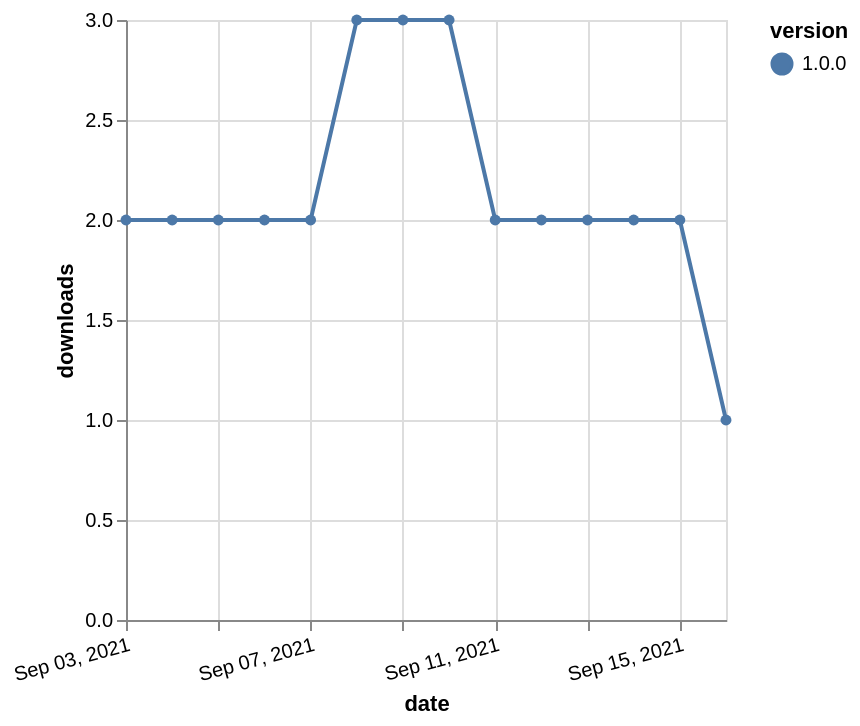

Source (Vega-Lite JSON):
### Vega-Lite specification from a JSON file in a GitHub repository (floating-point values rounded to 4 significant figures)
{"$schema": "https://vega.github.io/schema/vega-lite/v5.json", "description": "A simple bar chart with embedded data.", "data": {"values": [{"date": "2021-09-03", "total": 2138, "delta": 2, "version": "1.0.0"}, {"date": "2021-09-04", "total": 2140, "delta": 2, "version": "1.0.0"}, {"date": "2021-09-05", "total": 2142, "delta": 2, "version": "1.0.0"}, {"date": "2021-09-06", "total": 2144, "delta": 2, "version": "1.0.0"}, {"date": "2021-09-07", "total": 2146, "delta": 2, "version": "1.0.0"}, {"date": "2021-09-08", "total": 2149, "delta": 3, "version": "1.0.0"}, {"date": "2021-09-09", "total": 2152, "delta": 3, "version": "1.0.0"}, {"date": "2021-09-10", "total": 2155, "delta": 3, "version": "1.0.0"}, {"date": "2021-09-11", "total": 2157, "delta": 2, "version": "1.0.0"}, {"date": "2021-09-12", "total": 2159, "delta": 2, "version": "1.0.0"}, {"date": "2021-09-13", "total": 2161, "delta": 2, "version": "1.0.0"}, {"date": "2021-09-14", "total": 2163, "delta": 2, "version": "1.0.0"}, {"date": "2021-09-15", "total": 2165, "delta": 2, "version": "1.0.0"}, {"date": "2021-09-16", "total": 2166, "delta": 1, "version": "1.0.0"}]}, "width": "container", "mark": {"type": "line", "point": {"filled": true}}, "encoding": {"x": {"field": "date", "type": "temporal", "timeUnit": "yearmonthdate", "title": "date", "axis": {"labelAngle": -15}}, "y": {"field": "delta", "type": "quantitative", "title": "downloads"}, "color": {"field": "version", "type": "nominal"}, "tooltip": {"field": "delta"}}}
